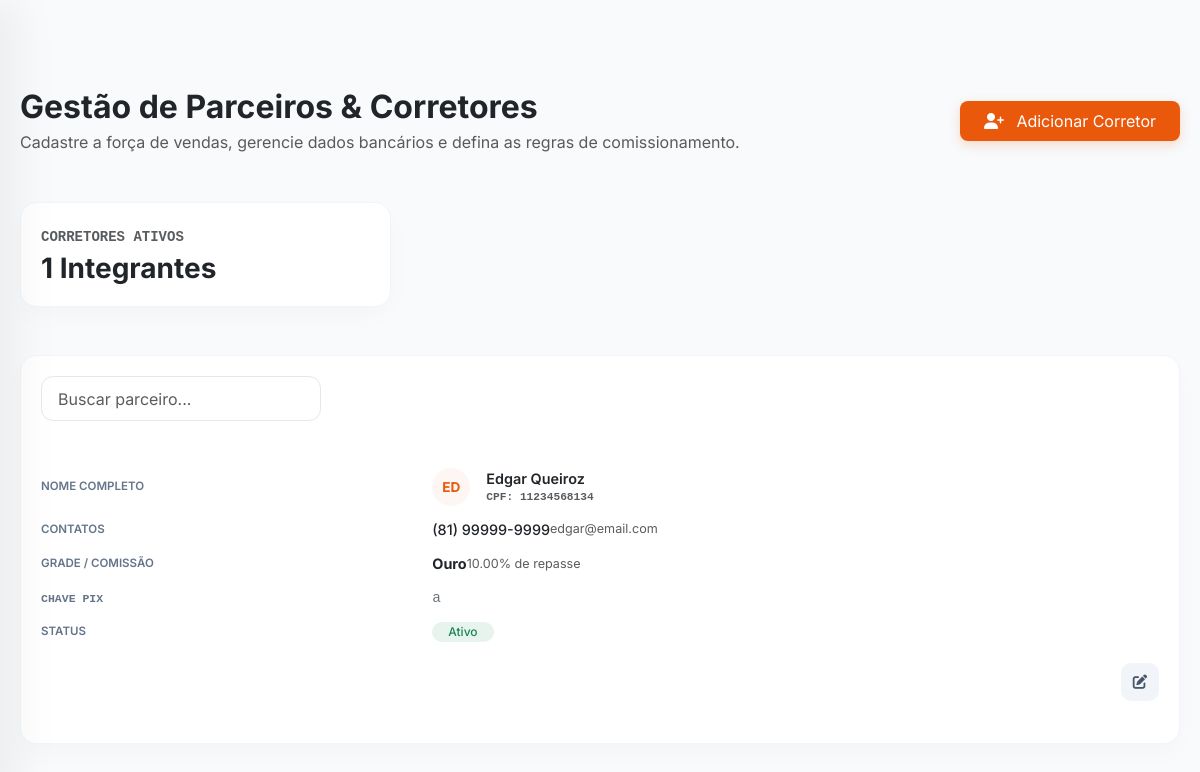
Page /corretores.php (signed in) on the committed database.
### tables this page shows
CREATE TABLE IF NOT EXISTS `corretores` (
  `id` int NOT NULL AUTO_INCREMENT,
  `nome_completo` varchar(255) NOT NULL,
  `cpf` varchar(14) DEFAULT NULL,
  `fone_celular` varchar(15) NOT NULL,
  `fone_fixo` varchar(15) DEFAULT NULL,
  `endereco` varchar(255) DEFAULT NULL,
  `complemento` varchar(100) DEFAULT NULL,
  `numero` varchar(20) DEFAULT NULL,
  `bairro` varchar(100) DEFAULT NULL,
  `cep` varchar(9) DEFAULT NULL,
  `cidade` varchar(100) DEFAULT NULL,
  `uf` varchar(2) DEFAULT NULL,
  `email` varchar(255) DEFAULT NULL,
  `data_cadastro` timestamp NULL DEFAULT CURRENT_TIMESTAMP,
  `banco` varchar(100) DEFAULT NULL,
  `agencia` varchar(20) DEFAULT NULL,
  `conta` varchar(30) DEFAULT NULL,
  `pix` varchar(100) DEFAULT NULL,
  `grade_comissao_id` int DEFAULT NULL,
  `status` enum('Ativo','Inativo') DEFAULT 'Ativo',
  PRIMARY KEY (`id`),
  UNIQUE KEY `cpf` (`cpf`),
  KEY `fk_corretores_grade` (`grade_comissao_id`)
);

CREATE TABLE IF NOT EXISTS `grades_comissao` (
  `id` int NOT NULL AUTO_INCREMENT,
  `nome` varchar(100) NOT NULL,
  `percentual` decimal(5,2) NOT NULL,
  `criado_em` timestamp NULL DEFAULT CURRENT_TIMESTAMP,
  PRIMARY KEY (`id`)
);

### corretores.php (the view, shortened to what this page needs)
<?php
require_once __DIR__ . '/config/conexao.php';
try {
    $queryCorr = "
        SELECT c.*, g.nome as nome_grade, g.percentual
        FROM corretores c
        LEFT JOIN grades_comissao g ON c.grade_comissao_id = g.id
        ORDER BY c.nome_completo ASC
    ";
    $corretores = $pdo->query($queryCorr)->fetchAll(PDO::FETCH_ASSOC);
    $totalCorretores = count($corretores);
} catch (PDOException $e) {
    $corretores = []; $gradesSelect = []; $totalCorretores = 0;
}
?>
<!DOCTYPE html>
<html lang="pt-BR">
<head>
    <link href="https://cdn.jsdelivr.net/npm/bootstrap@5.3.3/dist/css/bootstrap.min.css" rel="stylesheet">
    <link href="https://cdn.jsdelivr.net/npm/sweetalert2@11/dist/sweetalert2.min.css" rel="stylesheet">
    <link rel="stylesheet" href="https://cdnjs.cloudflare.com/ajax/libs/font-awesome/6.4.0/css/all.min.css">
</head>
<body>
<div class="main-content">
    <div class="d-flex justify-content-between align-items-center mb-5 flex-wrap gap-3">
        <div>
            <h2 class="fw-bold text-dark mb-1">Gestão de Parceiros & Corretores</h2>
            <p class="text-muted mb-0">Cadastre a força de vendas, gerencie dados bancários e defina as regras de comissionamento.</p>
        </div>
        <button class="btn btn-dark rounded-3 px-4 py-2 fw-500" onclick="abrirModalCadastro()" style="background:#ea580c; border:none; box-shadow: 0 4px 12px rgba(234, 88, 12, 0.2);">
            <i class="fa-solid fa-user-plus me-2"></i> Adicionar Corretor
        </button>
    </div>
    <div class="row g-4 mb-5">
        <div class="col-md-4">
            <div class="card-premium py-3">
                <span class="text-uppercase text-muted font-monospace small fw-bold">Corretores Ativos</span>
                <h3 class="fw-bold text-dark mt-1 mb-0"><?= $totalCorretores ?> Integrantes</h3>
            </div>
        </div>
    </div>
    <div class="card-premium">
        <div class="mb-4">
            <input type="text" class="form-control search-box w-25" id="filtroCorretores" onkeyup="filtrarCorretores()" placeholder="Buscar parceiro...">
        </div>
        <div class="table-responsive">
            <table class="table table-borderless align-middle mb-0 table-premium" id="tabelaCorretores">
                <tbody>
                    <?php if (empty($corretores)): ?>
                        <tr>
                            <td colspan="6" class="text-center text-muted py-5">Nenhum corretor parceiro registrado.</td>
                        </tr>
                    <?php else: ?>
                        <?php foreach ($corretores as $corr): ?>
                            <tr>
                                <td data-label="Nome Completo" class="fw-semibold text-dark">
                                    <div class="d-flex align-items-center">
                                        <div class="rounded-circle fw-bold d-flex align-items-center justify-content-center me-3" style="width: 38px; height: 38px; font-size: 0.85rem; background: rgba(234, 88, 12, 0.05); color: #ea580c;">
                                            <?= strtoupper(substr($corr['nome_completo'] ?? 'CO', 0, 2)) ?>
                                        </div>
                                        <div>
                                            <?= htmlspecialchars($corr['nome_completo']) ?>
                                            <div class="text-muted font-monospace" style="font-size:0.7rem;">CPF: <?= htmlspecialchars($corr['cpf'] ?? 'Não informado') ?></div>
                                        </div>
                                    </div>
                                </td>
                                <td data-label="Contatos">
                                    <div class="text-dark fw-medium"><?= htmlspecialchars($corr['fone_celular']) ?></div>
                                    <div class="text-muted small"><?= htmlspecialchars($corr['email'] ?? 'Sem e-mail') ?></div>
                                </td>
                                <td data-label="Grade / Comissão">
                                    <div class="text-dark fw-bold"><?= htmlspecialchars($corr['nome_grade'] ?? 'Sem Grade') ?></div>
                                    <div class="text-muted small"><?= !empty($corr['percentual']) ? $corr['percentual'].'% de repasse' : '0.00%' ?></div>
                                </td>
                                <td data-label="Chave PIX" class="font-monospace text-secondary small">
                                    <?= htmlspecialchars($corr['pix'] ?? 'Não informada') ?>
                                </td>
                                <td data-label="Status">
                                    <span class="badge rounded-pill px-3 py-1.5 fw-medium <?= $corr['status'] === 'Ativo' ? 'bg-success bg-opacity-10 text-success' : 'bg-danger bg-opacity-10 text-danger' ?>" style="font-size: 0.75rem;">
                                        <?= $corr['status'] ?>
                                    </span>
                                </td>
                                <td data-label="Ações" class="text-end">
                                    <button class="btn-action btn-edit-premium" title="Editar Corretor"
                                        data-id="<?= $corr['id'] ?>"
                                        data-nome="<?= htmlspecialchars($corr['nome_completo'] ?? '') ?>"
                                        data-cpf="<?= htmlspecialchars($corr['cpf'] ?? '') ?>"
                                        data-email="<?= htmlspecialchars($corr['email'] ?? '') ?>"
                                        data-cel="<?= htmlspecialchars($corr['fone_celular'] ?? '') ?>"
                                        data-fixo="<?= htmlspecialchars($corr['fone_fixo'] ?? '') ?>"
                                        data-banco="<?= htmlspecialchars($corr['banco'] ?? '') ?>"
                                        data-agencia="<?= htmlspecialchars($corr['agencia'] ?? '') ?>"
                                        data-conta="<?= htmlspecialchars($corr['conta'] ?? '') ?>"
                                        data-pix="<?= htmlspecialchars($corr['pix'] ?? '') ?>"
                                        data-grade="<?= htmlspecialchars($corr['grade_comissao_id'] ?? '') ?>"
                                        data-status="<?= htmlspecialchars($corr['status'] ?? 'Ativo') ?>"
                                        onclick="abrirModalEdicao(this)">
                                        <i class="fa-solid fa-pen-to-square"></i>
                                    </button>
                                </td>
                            </tr>
                        <?php endforeach; ?>
                    <?php endif; ?>
                </tbody>
            </table>
        </div>
    </div>
</div>
</body>
</html>

### corretores.php (style rules this page uses)
body { font-family: 'Inter', sans-serif; background-color: #f8fafc; color: #0f172a; margin: 0; }
.main-content { padding: 3rem; min-height: 100vh; }
.card-premium { background: #fff; border: 1px solid #f1f5f9; border-radius: 20px; padding: 2rem; box-shadow: 0 10px 30px -5px rgba(0, 0, 0, 0.03); }
.search-box { border: 1px solid #e2e8f0; border-radius: 12px; padding: 0.6rem 1rem; transition: all 0.3s ease; }
.table-premium td { padding: 1.2rem 0; border-bottom: 1px solid #f8fafc; }
.btn-action { width: 34px; height: 34px; display: inline-flex; align-items: center; justify-content: center; border-radius: 10px; transition: all 0.2s; border: none; text-decoration: none; }
.btn-edit-premium { background: #f1f5f9; color: #475569; }
@media (max-width: 1200px) { .main-content { padding: 5.5rem 1.25rem 2.5rem 1.25rem !important; } }

### includes/sidebar.php (style rules this page uses)
:root { --orange-app: #ea580c; --orange-light: rgba(234, 88, 12, 0.05); --slate-dark: #0f172a; --slate-muted: #64748b; --border-color: #f1f5f9; --radius-premium: 16px; }
body, html { overflow-x: hidden !important; background-color: #f8fafc; }
.main-content { margin-left: 280px; padding: 3rem; transition: all 0.3s ease; }
@media (max-width: 1200px) { .main-content { margin-left: 0 !important; padding: 5.5rem 1.25rem 2.5rem 1.25rem !important; } }
@media (max-width: 1200px) { .card-premium { padding: 1.25rem !important; border-radius: 16px !important; } }
@media (max-width: 1200px) { .table-premium tbody tr { display: block; border-bottom: 1px solid var(--border-color); padding: 1rem 0; position: relative; } }
@media (max-width: 1200px) { .table-premium tbody tr:last-child { border-bottom: none; } }
@media (max-width: 1200px) { .table-premium tbody td { display: flex; justify-content: justify; align-items: center; padding: 0.4rem 0 !important; border: none !important; font-size: 0.9rem; } }
@media (max-width: 1200px) { .table-premium tbody td::before { content: attr(data-label); font-size: 0.72rem; font-weight: 600; text-transform: uppercase; color: var(--slate-muted); width: 35%; min-width: 100px; display: inline-block; } }
@media (max-width: 1200px) { .table-premium tbody td .btn-action { width: 38px; height: 38px; } }
@media (max-width: 1200px) { .table-premium tbody td:last-child { justify-content: flex-end; margin-top: 0.5rem; } }
@media (max-width: 1200px) { .table-premium tbody td:last-child::before { display: none; } }

### rows in the picture
corretores: nome_completo "ED", nome_completo "Edgar Queiroz", cpf "11234568134", fone_celular "(81) 99999-9999", email "edgar@email.com", grade_comissao.nome "Ouro", grade_comissao.percentual "10.00", pix "a", status "Ativo"

### other values in the picture
$totalCorretores "1"
